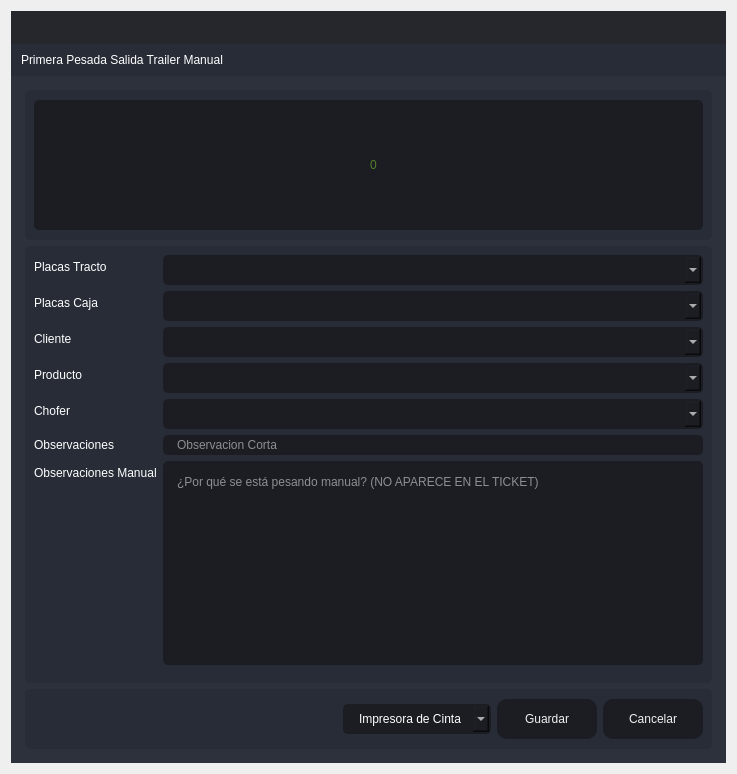
<?xml version="1.0" encoding="UTF-8"?>
<ui version="4.0">
 <class>PrimeraPSM</class>
 <widget class="QDialog" name="PrimeraPSM">
  <property name="windowModality">
   <enum>Qt::ApplicationModal</enum>
  </property>
  <property name="geometry">
   <rect>
    <x>0</x>
    <y>0</y>
    <width>737</width>
    <height>774</height>
   </rect>
  </property>
  <property name="minimumSize">
   <size>
    <width>737</width>
    <height>774</height>
   </size>
  </property>
  <property name="maximumSize">
   <size>
    <width>737</width>
    <height>774</height>
   </size>
  </property>
  <property name="windowTitle">
   <string>Primera Pesada Salida Trailer Manual</string>
  </property>
  <layout class="QVBoxLayout" name="verticalLayout_6">
   <item>
    <widget class="QFrame" name="frame_main">
     <property name="styleSheet">
      <string notr="true">/* LINE EDIT */
QLineEdit {
	background-color: rgb(27, 29, 35);
	border-radius: 5px;
	border: 2px solid rgb(27, 29, 35);
	padding-left: 10px;
}
QLineEdit:hover {
	border: 2px solid rgb(64, 71, 88);
}
QLineEdit:focus {
	border: 2px solid rgb(91, 101, 124);
}

/* SCROLL BARS */
QScrollBar:horizontal {
    border: none;
    background: rgb(52, 59, 72);
    height: 14px;
    margin: 0px 21px 0 21px;
	border-radius: 0px;
}
QScrollBar::handle:horizontal {
    background: rgb(85, 170, 255);
    min-width: 25px;
	border-radius: 7px
}
QScrollBar::add-line:horizontal {
    border: none;
    background: rgb(55, 63, 77);
    width: 20px;
	border-top-right-radius: 7px;
    border-bottom-right-radius: 7px;
    subcontrol-position: right;
    subcontrol-origin: margin;
}
QScrollBar::sub-line:horizontal {
    border: none;
    background: rgb(55, 63, 77);
    width: 20px;
	border-top-left-radius: 7px;
    border-bottom-left-radius: 7px;
    subcontrol-position: left;
    subcontrol-origin: margin;
}
QScrollBar::up-arrow:horizontal, QScrollBar::down-arrow:horizontal
{
     background: none;
}
QScrollBar::add-page:horizontal, QScrollBar::sub-page:horizontal
{
     background: none;
}
 QScrollBar:vertical {
	border: none;
    background: rgb(52, 59, 72);
    width: 14px;
    margin: 21px 0 21px 0;
	border-radius: 0px;
 }
 QScrollBar::handle:vertical {	
	background: rgb(85, 170, 255);
    min-height: 25px;
	border-radius: 7px
 }
 QScrollBar::add-line:vertical {
     border: none;
    background: rgb(55, 63, 77);
     height: 20px;
	border-bottom-left-radius: 7px;
    border-bottom-right-radius: 7px;
     subcontrol-position: bottom;
     subcontrol-origin: margin;
 }
 QScrollBar::sub-line:vertical {
	border: none;
    background: rgb(55, 63, 77);
     height: 20px;
	border-top-left-radius: 7px;
    border-top-right-radius: 7px;
     subcontrol-position: top;
     subcontrol-origin: margin;
 }
 QScrollBar::up-arrow:vertical, QScrollBar::down-arrow:vertical {
     background: none;
 }

 QScrollBar::add-page:vertical, QScrollBar::sub-page:vertical {
     background: none;
 }

/* CHECKBOX */
QCheckBox::indicator {
    border: 3px solid rgb(52, 59, 72);
	width: 15px;
	height: 15px;
	border-radius: 10px;
    background: rgb(44, 49, 60);
}
QCheckBox::indicator:hover {
    border: 3px solid rgb(58, 66, 81);
}
QCheckBox::indicator:checked {
    background: 3px solid rgb(52, 59, 72);
	border: 3px solid rgb(52, 59, 72);	
	background-image: url(:/16x16/icons/16x16/cil-check-alt.png);
}

/* RADIO BUTTON */
QRadioButton::indicator {
    border: 3px solid rgb(52, 59, 72);
	width: 15px;
	height: 15px;
	border-radius: 10px;
    background: rgb(44, 49, 60);
}
QRadioButton::indicator:hover {
    border: 3px solid rgb(58, 66, 81);
}
QRadioButton::indicator:checked {
    background: 3px solid rgb(94, 106, 130);
	border: 3px solid rgb(52, 59, 72);	
}

/* COMBOBOX */
QComboBox{
	background-color: rgb(27, 29, 35);
	border-radius: 5px;
	border: 2px solid rgb(27, 29, 35);
	padding: 5px;
	padding-left: 10px;
}
QComboBox:hover{
	border: 2px solid rgb(64, 71, 88);
}
QComboBox::drop-down {
	subcontrol-origin: padding;
	subcontrol-position: top right;
	width: 25px; 
	border-left-width: 3px;
	border-left-color: rgba(39, 44, 54, 150);
	border-left-style: solid;
	border-top-right-radius: 3px;
	border-bottom-right-radius: 3px;	
	background-image: url(:/16x16/icons/16x16/cil-arrow-bottom.png);
	background-position: center;
	background-repeat: no-reperat;
 }
QComboBox QAbstractItemView {
	color: rgb(85, 170, 255);	
	background-color: rgb(27, 29, 35);
	padding: 10px;
	selection-background-color: rgb(39, 44, 54);
}

/* SLIDERS */
QSlider::groove:horizontal {
    border-radius: 9px;
    height: 18px;
	margin: 0px;
	background-color: rgb(52, 59, 72);
}
QSlider::groove:horizontal:hover {
	background-color: rgb(55, 62, 76);
}
QSlider::handle:horizontal {
    background-color: rgb(85, 170, 255);
    border: none;
    height: 18px;
    width: 18px;
    margin: 0px;
	border-radius: 9px;
}
QSlider::handle:horizontal:hover {
    background-color: rgb(105, 180, 255);
}
QSlider::handle:horizontal:pressed {
    background-color: rgb(65, 130, 195);
}

QSlider::groove:vertical {
    border-radius: 9px;
    width: 18px;
    margin: 0px;
	background-color: rgb(52, 59, 72);
}
QSlider::groove:vertical:hover {
	background-color: rgb(55, 62, 76);
}
QSlider::handle:vertical {
    background-color: rgb(85, 170, 255);
	border: none;
    height: 18px;
    width: 18px;
    margin: 0px;
	border-radius: 9px;
}
QSlider::handle:vertical:hover {
    background-color: rgb(105, 180, 255);
}
QSlider::handle:vertical:pressed {
    background-color: rgb(65, 130, 195);
}

</string>
     </property>
     <property name="frameShape">
      <enum>QFrame::NoFrame</enum>
     </property>
     <property name="frameShadow">
      <enum>QFrame::Raised</enum>
     </property>
     <layout class="QVBoxLayout" name="verticalLayout">
      <property name="spacing">
       <number>0</number>
      </property>
      <property name="leftMargin">
       <number>0</number>
      </property>
      <property name="topMargin">
       <number>0</number>
      </property>
      <property name="rightMargin">
       <number>0</number>
      </property>
      <property name="bottomMargin">
       <number>0</number>
      </property>
      <item>
       <widget class="QFrame" name="frame_top">
        <property name="minimumSize">
         <size>
          <width>0</width>
          <height>65</height>
         </size>
        </property>
        <property name="maximumSize">
         <size>
          <width>16777215</width>
          <height>65</height>
         </size>
        </property>
        <property name="styleSheet">
         <string notr="true">background-color: transparent;</string>
        </property>
        <property name="frameShape">
         <enum>QFrame::NoFrame</enum>
        </property>
        <property name="frameShadow">
         <enum>QFrame::Raised</enum>
        </property>
        <layout class="QHBoxLayout" name="horizontalLayout_3">
         <property name="spacing">
          <number>0</number>
         </property>
         <property name="leftMargin">
          <number>0</number>
         </property>
         <property name="topMargin">
          <number>0</number>
         </property>
         <property name="rightMargin">
          <number>0</number>
         </property>
         <property name="bottomMargin">
          <number>0</number>
         </property>
         <item>
          <widget class="QFrame" name="frame_toggle">
           <property name="maximumSize">
            <size>
             <width>70</width>
             <height>16777215</height>
            </size>
           </property>
           <property name="styleSheet">
            <string notr="true">background-color: rgb(27, 29, 35);</string>
           </property>
           <property name="frameShape">
            <enum>QFrame::NoFrame</enum>
           </property>
           <property name="frameShadow">
            <enum>QFrame::Raised</enum>
           </property>
           <layout class="QVBoxLayout" name="verticalLayout_3">
            <property name="spacing">
             <number>0</number>
            </property>
            <property name="leftMargin">
             <number>0</number>
            </property>
            <property name="topMargin">
             <number>0</number>
            </property>
            <property name="rightMargin">
             <number>0</number>
            </property>
            <property name="bottomMargin">
             <number>0</number>
            </property>
           </layout>
          </widget>
         </item>
         <item>
          <widget class="QFrame" name="frame_top_right">
           <property name="styleSheet">
            <string notr="true">background: transparent;</string>
           </property>
           <property name="frameShape">
            <enum>QFrame::NoFrame</enum>
           </property>
           <property name="frameShadow">
            <enum>QFrame::Raised</enum>
           </property>
           <layout class="QVBoxLayout" name="verticalLayout_2">
            <property name="spacing">
             <number>0</number>
            </property>
            <property name="leftMargin">
             <number>0</number>
            </property>
            <property name="topMargin">
             <number>0</number>
            </property>
            <property name="rightMargin">
             <number>0</number>
            </property>
            <property name="bottomMargin">
             <number>0</number>
            </property>
            <item>
             <widget class="QFrame" name="frame_top_btns">
              <property name="maximumSize">
               <size>
                <width>16777215</width>
                <height>42</height>
               </size>
              </property>
              <property name="styleSheet">
               <string notr="true">background-color: rgba(27, 29, 35, 200)</string>
              </property>
              <property name="frameShape">
               <enum>QFrame::NoFrame</enum>
              </property>
              <property name="frameShadow">
               <enum>QFrame::Raised</enum>
              </property>
              <layout class="QHBoxLayout" name="horizontalLayout_4">
               <property name="spacing">
                <number>0</number>
               </property>
               <property name="leftMargin">
                <number>0</number>
               </property>
               <property name="topMargin">
                <number>0</number>
               </property>
               <property name="rightMargin">
                <number>0</number>
               </property>
               <property name="bottomMargin">
                <number>0</number>
               </property>
               <item>
                <widget class="QFrame" name="frame_label_top_btns">
                 <property name="sizePolicy">
                  <sizepolicy hsizetype="Expanding" vsizetype="Preferred">
                   <horstretch>0</horstretch>
                   <verstretch>0</verstretch>
                  </sizepolicy>
                 </property>
                 <property name="frameShape">
                  <enum>QFrame::NoFrame</enum>
                 </property>
                 <property name="frameShadow">
                  <enum>QFrame::Raised</enum>
                 </property>
                 <layout class="QHBoxLayout" name="horizontalLayout_10">
                  <property name="spacing">
                   <number>0</number>
                  </property>
                  <property name="leftMargin">
                   <number>5</number>
                  </property>
                  <property name="topMargin">
                   <number>0</number>
                  </property>
                  <property name="rightMargin">
                   <number>10</number>
                  </property>
                  <property name="bottomMargin">
                   <number>0</number>
                  </property>
                 </layout>
                </widget>
               </item>
               <item alignment="Qt::AlignRight">
                <widget class="QFrame" name="frame_btns_right">
                 <property name="sizePolicy">
                  <sizepolicy hsizetype="Expanding" vsizetype="Preferred">
                   <horstretch>0</horstretch>
                   <verstretch>0</verstretch>
                  </sizepolicy>
                 </property>
                 <property name="maximumSize">
                  <size>
                   <width>120</width>
                   <height>16777215</height>
                  </size>
                 </property>
                 <property name="frameShape">
                  <enum>QFrame::NoFrame</enum>
                 </property>
                 <property name="frameShadow">
                  <enum>QFrame::Raised</enum>
                 </property>
                 <layout class="QHBoxLayout" name="horizontalLayout_5">
                  <property name="spacing">
                   <number>0</number>
                  </property>
                  <property name="leftMargin">
                   <number>0</number>
                  </property>
                  <property name="topMargin">
                   <number>0</number>
                  </property>
                  <property name="rightMargin">
                   <number>0</number>
                  </property>
                  <property name="bottomMargin">
                   <number>0</number>
                  </property>
                 </layout>
                </widget>
               </item>
              </layout>
             </widget>
            </item>
            <item>
             <widget class="QFrame" name="frame_top_info">
              <property name="maximumSize">
               <size>
                <width>16777215</width>
                <height>65</height>
               </size>
              </property>
              <property name="styleSheet">
               <string notr="true">background-color: rgb(39, 44, 54);</string>
              </property>
              <property name="frameShape">
               <enum>QFrame::NoFrame</enum>
              </property>
              <property name="frameShadow">
               <enum>QFrame::Raised</enum>
              </property>
              <layout class="QHBoxLayout" name="horizontalLayout_8">
               <property name="spacing">
                <number>0</number>
               </property>
               <property name="leftMargin">
                <number>10</number>
               </property>
               <property name="topMargin">
                <number>0</number>
               </property>
               <property name="rightMargin">
                <number>10</number>
               </property>
               <property name="bottomMargin">
                <number>0</number>
               </property>
               <item>
                <widget class="QLabel" name="label">
                 <property name="styleSheet">
                  <string notr="true">font: 75 16pt &quot;MS Shell Dlg 2&quot;;
color: rgb(255, 255, 255);</string>
                 </property>
                 <property name="text">
                  <string>Primera Pesada Salida Trailer Manual</string>
                 </property>
                </widget>
               </item>
              </layout>
             </widget>
            </item>
           </layout>
          </widget>
         </item>
        </layout>
       </widget>
      </item>
      <item>
       <widget class="QFrame" name="frame_center">
        <property name="sizePolicy">
         <sizepolicy hsizetype="Expanding" vsizetype="Expanding">
          <horstretch>0</horstretch>
          <verstretch>0</verstretch>
         </sizepolicy>
        </property>
        <property name="styleSheet">
         <string notr="true">background-color: rgb(40, 44, 52);</string>
        </property>
        <property name="frameShape">
         <enum>QFrame::NoFrame</enum>
        </property>
        <property name="frameShadow">
         <enum>QFrame::Raised</enum>
        </property>
        <layout class="QHBoxLayout" name="horizontalLayout_2">
         <property name="spacing">
          <number>0</number>
         </property>
         <property name="leftMargin">
          <number>0</number>
         </property>
         <property name="topMargin">
          <number>0</number>
         </property>
         <property name="rightMargin">
          <number>0</number>
         </property>
         <property name="bottomMargin">
          <number>0</number>
         </property>
         <item>
          <widget class="QFrame" name="frame_content_right">
           <property name="styleSheet">
            <string notr="true">background-color: rgb(44, 49, 60);</string>
           </property>
           <property name="frameShape">
            <enum>QFrame::NoFrame</enum>
           </property>
           <property name="frameShadow">
            <enum>QFrame::Raised</enum>
           </property>
           <layout class="QVBoxLayout" name="verticalLayout_4">
            <property name="spacing">
             <number>0</number>
            </property>
            <property name="leftMargin">
             <number>0</number>
            </property>
            <property name="topMargin">
             <number>0</number>
            </property>
            <property name="rightMargin">
             <number>0</number>
            </property>
            <property name="bottomMargin">
             <number>0</number>
            </property>
            <item>
             <widget class="QFrame" name="frame_content">
              <property name="frameShape">
               <enum>QFrame::NoFrame</enum>
              </property>
              <property name="frameShadow">
               <enum>QFrame::Raised</enum>
              </property>
              <layout class="QVBoxLayout" name="verticalLayout_9">
               <property name="spacing">
                <number>0</number>
               </property>
               <property name="leftMargin">
                <number>5</number>
               </property>
               <property name="topMargin">
                <number>5</number>
               </property>
               <property name="rightMargin">
                <number>5</number>
               </property>
               <property name="bottomMargin">
                <number>5</number>
               </property>
               <item>
                <widget class="QStackedWidget" name="stackedWidget">
                 <property name="styleSheet">
                  <string notr="true">background: transparent;</string>
                 </property>
                 <property name="currentIndex">
                  <number>0</number>
                 </property>
                 <widget class="QWidget" name="page_home">
                  <layout class="QVBoxLayout" name="verticalLayout_10">
                   <item>
                    <widget class="QFrame" name="frame_3">
                     <property name="minimumSize">
                      <size>
                       <width>0</width>
                       <height>150</height>
                      </size>
                     </property>
                     <property name="maximumSize">
                      <size>
                       <width>16777215</width>
                       <height>150</height>
                      </size>
                     </property>
                     <property name="styleSheet">
                      <string notr="true">background-color: rgb(39, 44, 54);
border-radius: 5px;</string>
                     </property>
                     <property name="frameShape">
                      <enum>QFrame::StyledPanel</enum>
                     </property>
                     <property name="frameShadow">
                      <enum>QFrame::Raised</enum>
                     </property>
                     <layout class="QVBoxLayout" name="verticalLayout_11">
                      <item>
                       <layout class="QVBoxLayout" name="verticalLayout_8">
                        <item>
                         <widget class="QLineEdit" name="Peso">
                          <property name="minimumSize">
                           <size>
                            <width>0</width>
                            <height>130</height>
                           </size>
                          </property>
                          <property name="maximumSize">
                           <size>
                            <width>16777215</width>
                            <height>130</height>
                           </size>
                          </property>
                          <property name="styleSheet">
                           <string notr="true">QLineEdit {
	background-color: rgb(27, 29, 35);
	border-radius: 5px;
	border: 2px solid rgb(27, 29, 35);
	padding-left: 10px;
	font: 75 80pt &quot;MS Shell Dlg 2&quot;;	
	color: rgb(138, 226, 52);
}
QLineEdit:hover {
	border: 2px solid rgb(64, 71, 88);
}
QLineEdit:focus {
	border: 2px solid rgb(91, 101, 124);
}</string>
                          </property>
                          <property name="alignment">
                           <set>Qt::AlignCenter</set>
                          </property>
                          <property name="placeholderText">
                           <string>0</string>
                          </property>
                         </widget>
                        </item>
                       </layout>
                      </item>
                     </layout>
                    </widget>
                   </item>
                   <item>
                    <widget class="QFrame" name="frame">
                     <property name="styleSheet">
                      <string notr="true">background-color: rgb(39, 44, 54);
border-radius: 5px;</string>
                     </property>
                     <property name="frameShape">
                      <enum>QFrame::StyledPanel</enum>
                     </property>
                     <property name="frameShadow">
                      <enum>QFrame::Raised</enum>
                     </property>
                     <layout class="QVBoxLayout" name="verticalLayout_5">
                      <item>
                       <layout class="QVBoxLayout" name="verticalLayout_12">
                        <item>
                         <layout class="QFormLayout" name="formLayout">
                          <item row="0" column="0">
                           <widget class="QLabel" name="label_2">
                            <property name="styleSheet">
                             <string notr="true">color: rgb(255, 255, 255);
font: 75 12pt &quot;MS Shell Dlg 2&quot;;</string>
                            </property>
                            <property name="text">
                             <string>Placas Tracto</string>
                            </property>
                           </widget>
                          </item>
                          <item row="0" column="1">
                           <widget class="QComboBox" name="comboBox_placas">
                            <property name="styleSheet">
                             <string notr="true">QComboBox{
	background-color: rgb(27, 29, 35);
	border-radius: 5px;
	border: 2px solid rgb(27, 29, 35);
	padding: 5px;
	padding-left: 14px;
	color: rgb(255, 255, 255);
    font: 75 12pt &quot;MS Shell Dlg 2&quot;;
}
QComboBox:hover{
	border: 2px solid rgb(64, 71, 88);
}
QComboBox QAbstractItemView {
	color: rgb(85, 170, 255);	
	background-color: rgb(27, 29, 35);
	padding: 10px;
	selection-background-color: rgb(39, 44, 54);
}</string>
                            </property>
                           </widget>
                          </item>
                          <item row="1" column="0">
                           <widget class="QLabel" name="label_9">
                            <property name="styleSheet">
                             <string notr="true">color: rgb(255, 255, 255);
font: 75 12pt &quot;MS Shell Dlg 2&quot;;</string>
                            </property>
                            <property name="text">
                             <string>Placas Caja</string>
                            </property>
                           </widget>
                          </item>
                          <item row="1" column="1">
                           <widget class="QComboBox" name="comboBox_PlacasCaja">
                            <property name="styleSheet">
                             <string notr="true">QComboBox{
	background-color: rgb(27, 29, 35);
	border-radius: 5px;
	border: 2px solid rgb(27, 29, 35);
	padding: 5px;
	padding-left: 14px;
	color: rgb(255, 255, 255);
    font: 75 12pt &quot;MS Shell Dlg 2&quot;;
}
QComboBox:hover{
	border: 2px solid rgb(64, 71, 88);
}
QComboBox QAbstractItemView {
	color: rgb(85, 170, 255);	
	background-color: rgb(27, 29, 35);
	padding: 10px;
	selection-background-color: rgb(39, 44, 54);
}</string>
                            </property>
                           </widget>
                          </item>
                          <item row="2" column="0">
                           <widget class="QLabel" name="label_3">
                            <property name="styleSheet">
                             <string notr="true">color: rgb(255, 255, 255);
font: 75 12pt &quot;MS Shell Dlg 2&quot;;</string>
                            </property>
                            <property name="text">
                             <string>Cliente</string>
                            </property>
                           </widget>
                          </item>
                          <item row="2" column="1">
                           <widget class="QComboBox" name="comboBox_cliente">
                            <property name="styleSheet">
                             <string notr="true">QComboBox{
	background-color: rgb(27, 29, 35);
	border-radius: 5px;
	border: 2px solid rgb(27, 29, 35);
	padding: 5px;
	padding-left: 14px;
	color: rgb(255, 255, 255);
    font: 75 12pt &quot;MS Shell Dlg 2&quot;;
}
QComboBox:hover{
	border: 2px solid rgb(64, 71, 88);
}
QComboBox QAbstractItemView {
	color: rgb(85, 170, 255);	
	background-color: rgb(27, 29, 35);
	padding: 10px;
	selection-background-color: rgb(39, 44, 54);
}</string>
                            </property>
                           </widget>
                          </item>
                          <item row="3" column="0">
                           <widget class="QLabel" name="label_5">
                            <property name="styleSheet">
                             <string notr="true">color: rgb(255, 255, 255);
font: 75 12pt &quot;MS Shell Dlg 2&quot;;</string>
                            </property>
                            <property name="text">
                             <string>Producto</string>
                            </property>
                           </widget>
                          </item>
                          <item row="3" column="1">
                           <widget class="QComboBox" name="comboBox_productos">
                            <property name="styleSheet">
                             <string notr="true">QComboBox{
	background-color: rgb(27, 29, 35);
	border-radius: 5px;
	border: 2px solid rgb(27, 29, 35);
	padding: 5px;
	padding-left: 14px;
	color: rgb(255, 255, 255);
    font: 75 12pt &quot;MS Shell Dlg 2&quot;;
}
QComboBox:hover{
	border: 2px solid rgb(64, 71, 88);
}
QComboBox QAbstractItemView {
	color: rgb(85, 170, 255);	
	background-color: rgb(27, 29, 35);
	padding: 10px;
	selection-background-color: rgb(39, 44, 54);
}</string>
                            </property>
                           </widget>
                          </item>
                          <item row="4" column="0">
                           <widget class="QLabel" name="label_6">
                            <property name="styleSheet">
                             <string notr="true">color: rgb(255, 255, 255);
font: 75 12pt &quot;MS Shell Dlg 2&quot;;</string>
                            </property>
                            <property name="text">
                             <string>Chofer</string>
                            </property>
                           </widget>
                          </item>
                          <item row="4" column="1">
                           <widget class="QComboBox" name="comboBox_operador">
                            <property name="styleSheet">
                             <string notr="true">QComboBox{
	background-color: rgb(27, 29, 35);
	border-radius: 5px;
	border: 2px solid rgb(27, 29, 35);
	padding: 5px;
	padding-left: 14px;
	color: rgb(255, 255, 255);
    font: 75 12pt &quot;MS Shell Dlg 2&quot;;
}
QComboBox:hover{
	border: 2px solid rgb(64, 71, 88);
}
QComboBox QAbstractItemView {
	color: rgb(85, 170, 255);	
	background-color: rgb(27, 29, 35);
	padding: 10px;
	selection-background-color: rgb(39, 44, 54);
}</string>
                            </property>
                           </widget>
                          </item>
                          <item row="5" column="0">
                           <widget class="QLabel" name="label_7">
                            <property name="styleSheet">
                             <string notr="true">color: rgb(255, 255, 255);
font: 75 12pt &quot;MS Shell Dlg 2&quot;;</string>
                            </property>
                            <property name="text">
                             <string>Observaciones</string>
                            </property>
                           </widget>
                          </item>
                          <item row="7" column="0">
                           <widget class="Line" name="line">
                            <property name="orientation">
                             <enum>Qt::Horizontal</enum>
                            </property>
                           </widget>
                          </item>
                          <item row="6" column="0">
                           <widget class="QLabel" name="label_4">
                            <property name="styleSheet">
                             <string notr="true">color: rgb(255, 255, 255);
font: 75 12pt &quot;MS Shell Dlg 2&quot;;</string>
                            </property>
                            <property name="text">
                             <string>Observaciones Manual</string>
                            </property>
                           </widget>
                          </item>
                          <item row="6" column="1">
                           <widget class="QPlainTextEdit" name="Observaciones_Manual">
                            <property name="styleSheet">
                             <string notr="true">QPlainTextEdit {
	background-color: rgb(27, 29, 35);
	border-radius: 5px;
	padding: 10px;
    color: rgb(255, 255, 255);
	font: 75 12pt &quot;MS Shell Dlg 2&quot;;
}
QPlainTextEdit:hover {
	border: 2px solid rgb(64, 71, 88);
}
QPlainTextEdit:focus {
	border: 2px solid rgb(91, 101, 124);
}</string>
                            </property>
                            <property name="placeholderText">
                             <string>¿Por qué se está pesando manual? (NO APARECE EN EL TICKET)</string>
                            </property>
                           </widget>
                          </item>
                          <item row="5" column="1">
                           <widget class="QLineEdit" name="observaciones">
                            <property name="styleSheet">
                             <string notr="true">QLineEdit {
	background-color: rgb(27, 29, 35);
	border-radius: 5px;
	border: 2px solid rgb(27, 29, 35);
	padding-left: 10px;
	font: 75 12pt &quot;MS Shell Dlg 2&quot;;
	color: rgb(255, 255, 255);
}
QLineEdit:hover {
	border: 2px solid rgb(64, 71, 88);
}
QLineEdit:focus {
	border: 2px solid rgb(91, 101, 124);
}</string>
                            </property>
                            <property name="maxLength">
                             <number>125</number>
                            </property>
                            <property name="placeholderText">
                             <string>Observacion Corta</string>
                            </property>
                           </widget>
                          </item>
                         </layout>
                        </item>
                       </layout>
                      </item>
                     </layout>
                    </widget>
                   </item>
                   <item>
                    <widget class="QFrame" name="frame_2">
                     <property name="minimumSize">
                      <size>
                       <width>0</width>
                       <height>60</height>
                      </size>
                     </property>
                     <property name="maximumSize">
                      <size>
                       <width>16777215</width>
                       <height>60</height>
                      </size>
                     </property>
                     <property name="styleSheet">
                      <string notr="true">background-color: rgb(39, 44, 54);
border-radius: 5px;</string>
                     </property>
                     <property name="frameShape">
                      <enum>QFrame::StyledPanel</enum>
                     </property>
                     <property name="frameShadow">
                      <enum>QFrame::Raised</enum>
                     </property>
                     <layout class="QHBoxLayout" name="horizontalLayout_9">
                      <item>
                       <layout class="QGridLayout" name="gridLayout">
                        <item row="0" column="0">
                         <spacer name="horizontalSpacer">
                          <property name="orientation">
                           <enum>Qt::Horizontal</enum>
                          </property>
                          <property name="sizeHint" stdset="0">
                           <size>
                            <width>40</width>
                            <height>20</height>
                           </size>
                          </property>
                         </spacer>
                        </item>
                        <item row="0" column="2">
                         <widget class="QPushButton" name="btn_guardar">
                          <property name="minimumSize">
                           <size>
                            <width>100</width>
                            <height>40</height>
                           </size>
                          </property>
                          <property name="styleSheet">
                           <string notr="true">QPushButton {
	border-color: rgb(27, 29, 35);
	font: 75 10pt &quot;MS Shell Dlg 2&quot;;
	color: rgb(240, 240, 240);
	background-color: rgb(27, 29, 35);
	border: 0px solid;
	border-radius: 10px;	
}
QPushButton:hover {
	background-color:rgb(44, 49, 60);
	border-color: rgb(27, 29, 35);
	border: 2px solid;
}</string>
                          </property>
                          <property name="text">
                           <string>Guardar</string>
                          </property>
                         </widget>
                        </item>
                        <item row="0" column="3">
                         <widget class="QPushButton" name="btnr">
                          <property name="minimumSize">
                           <size>
                            <width>100</width>
                            <height>40</height>
                           </size>
                          </property>
                          <property name="styleSheet">
                           <string notr="true">QPushButton {
	border-color: rgb(27, 29, 35);
	font: 75 10pt &quot;MS Shell Dlg 2&quot;;
	color: rgb(240, 240, 240);
	background-color: rgb(27, 29, 35);
	border: 0px solid;
	border-radius: 10px;	
}
QPushButton:hover {
	background-color:rgb(44, 49, 60);
	border-color: rgb(27, 29, 35);
	border: 2px solid;
}</string>
                          </property>
                          <property name="text">
                           <string>Cancelar</string>
                          </property>
                         </widget>
                        </item>
                        <item row="0" column="1">
                         <widget class="QComboBox" name="comboBox_impresora">
                          <property name="styleSheet">
                           <string notr="true">QComboBox{
	background-color: rgb(27, 29, 35);
	border-radius: 5px;
	border: 2px solid rgb(27, 29, 35);
	padding: 5px;
	padding-left: 14px;
	color: rgb(255, 255, 255);
    font: 75 12pt &quot;MS Shell Dlg 2&quot;;
}
QComboBox:hover{
	border: 2px solid rgb(64, 71, 88);
}
QComboBox QAbstractItemView {
	color: rgb(85, 170, 255);	
	background-color: rgb(27, 29, 35);
	padding: 10px;
	selection-background-color: rgb(39, 44, 54);
}</string>
                          </property>
                          <item>
                           <property name="text">
                            <string>Impresora de Cinta</string>
                           </property>
                          </item>
                          <item>
                           <property name="text">
                            <string>Impresora Windows</string>
                           </property>
                          </item>
                         </widget>
                        </item>
                       </layout>
                      </item>
                     </layout>
                    </widget>
                   </item>
                  </layout>
                 </widget>
                </widget>
               </item>
              </layout>
             </widget>
            </item>
           </layout>
          </widget>
         </item>
        </layout>
       </widget>
      </item>
     </layout>
    </widget>
   </item>
  </layout>
 </widget>
 <tabstops>
  <tabstop>Peso</tabstop>
  <tabstop>comboBox_placas</tabstop>
  <tabstop>comboBox_PlacasCaja</tabstop>
  <tabstop>comboBox_cliente</tabstop>
  <tabstop>comboBox_productos</tabstop>
  <tabstop>comboBox_operador</tabstop>
  <tabstop>observaciones</tabstop>
  <tabstop>Observaciones_Manual</tabstop>
  <tabstop>btn_guardar</tabstop>
  <tabstop>btnr</tabstop>
 </tabstops>
 <resources/>
 <connections/>
</ui>
